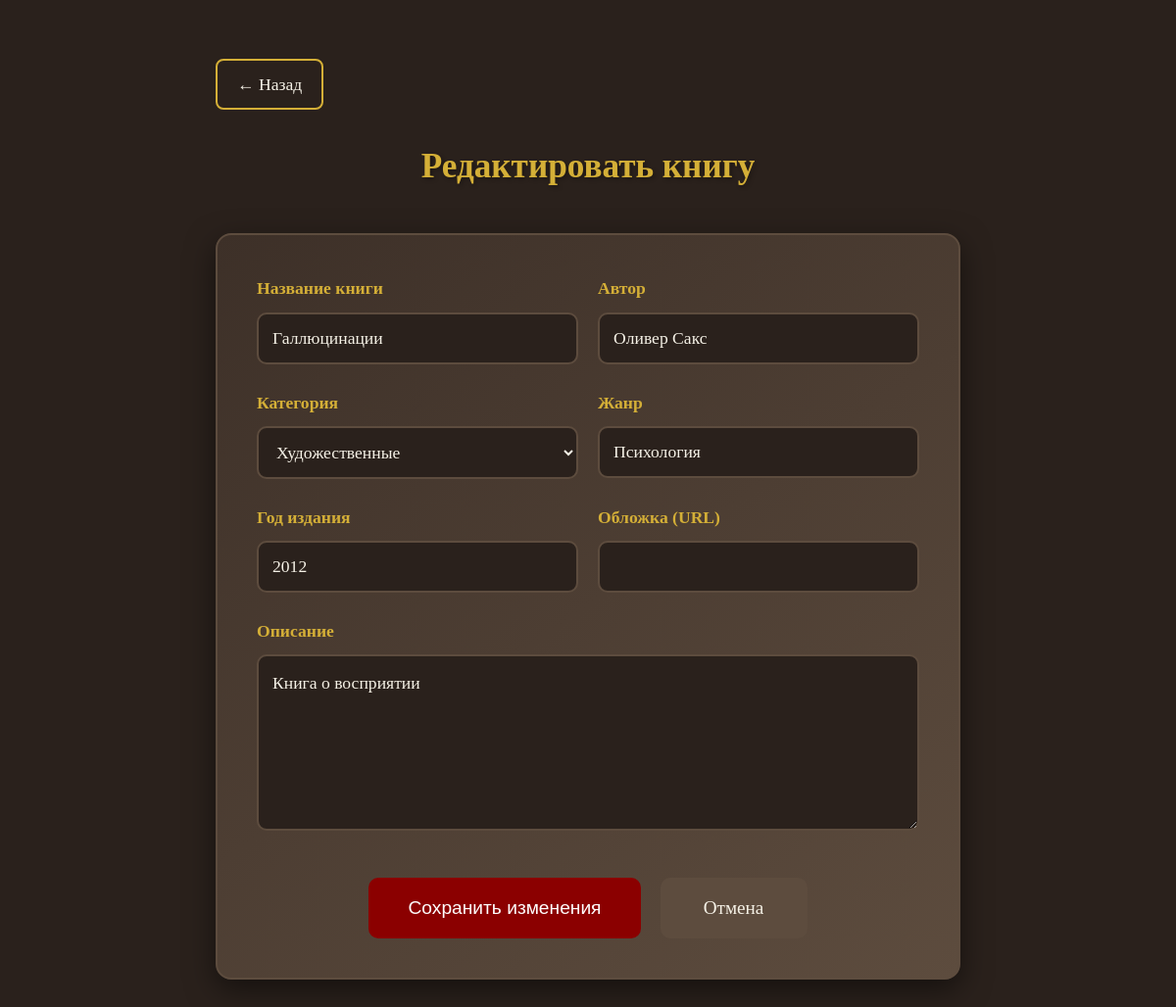
The app's page /book/2/edit, older data.
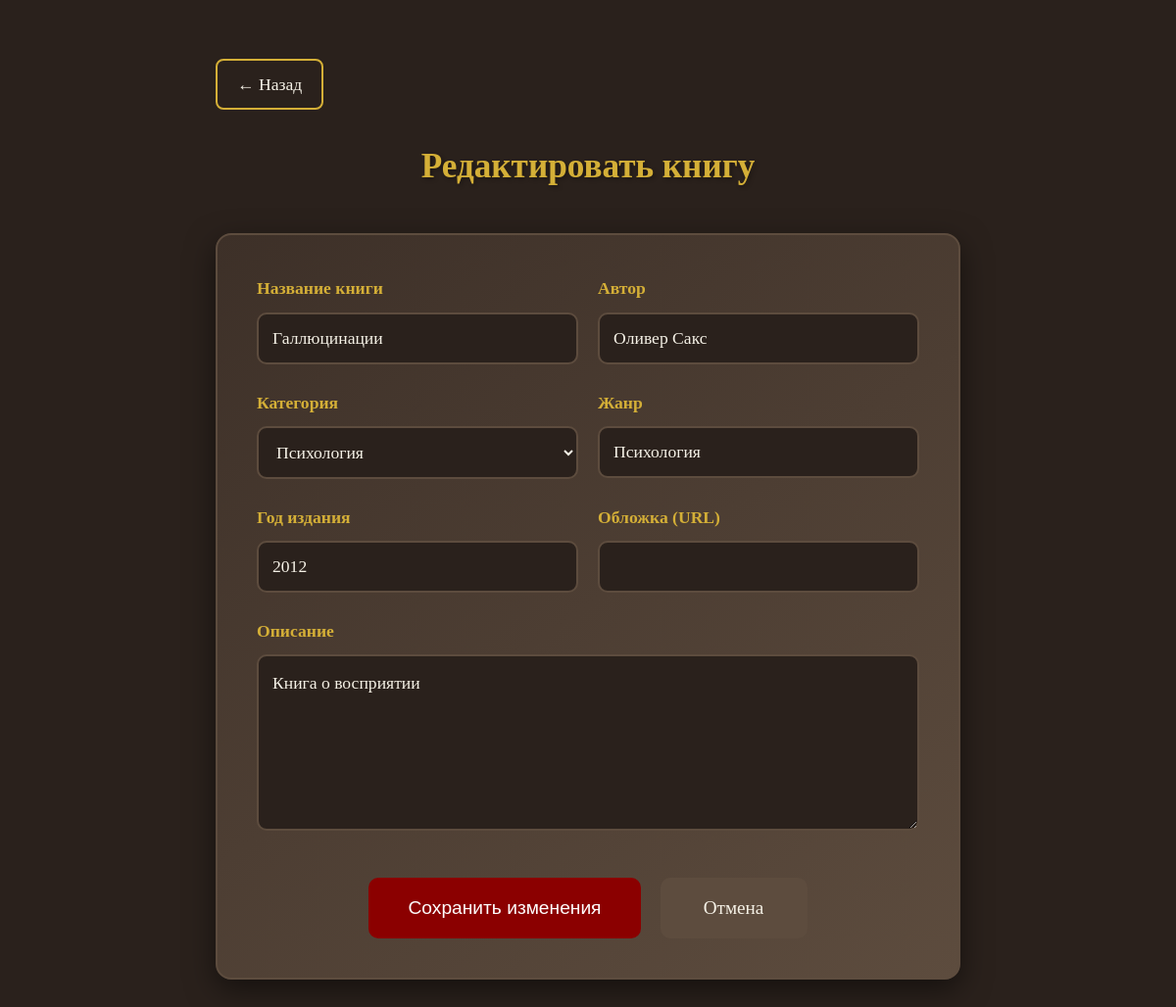
The same page, newer data.
### tables this page shows
CREATE TABLE books
                 (id INTEGER PRIMARY KEY AUTOINCREMENT,
                  title TEXT NOT NULL,
                  author TEXT NOT NULL,
                  year INTEGER,
                  genre TEXT,
                  category TEXT NOT NULL,
                  description TEXT,
                  cover TEXT,
                  is_read BOOLEAN DEFAULT FALSE);

### app.py (the view)
@app.route('/book/<int:book_id>/edit')
def edit_book(book_id):
    conn = get_db_connection()
    book = conn.execute('SELECT * FROM books WHERE id = ?', (book_id,)).fetchone()
    conn.close()
    if not book:
        return "Книга не найдена", 404
    return render_template('edit_book.html', book=book)

### app.py (called while the page is built)
def get_db_connection():
    conn = sqlite3.connect(DATABASE)
    conn.row_factory = sqlite3.Row
    return conn

### templates/edit_book.html (shortened to what this page needs)
<!DOCTYPE html>
<html lang="ru">
<head>
    <link rel="stylesheet" href="{{ url_for('static', filename='style.css') }}">
    <link rel="stylesheet" href="{{ url_for('static', filename='edit_book.css') }}">
</head>
<body>
    <div class="container edit-page">
        <a href="{{ url_for('book_detail', book_id=book.id) }}" class="back-btn">
            ← Назад
        </a>
        <h1 class="edit-title"> Редактировать книгу</h1>
        <div class="edit-form-container">
            <form action="{{ url_for('update_book', book_id=book.id) }}" method="POST">
                <div class="form-row">
                    <div class="form-group">
                        <label>Название книги</label>
                        <input type="text" name="title" value="{{ book.title }}" required>
                    </div>
                    <div class="form-group">
                        <label>Автор</label>
                        <input type="text" name="author" value="{{ book.author }}" required>
                    </div>
                </div>
                <div class="form-row">
                    <div class="form-group">
                        <label>Категория</label>
                        <select name="category" required>
                            <option value="Художественные" {% if book.category == 'Художественные' %}selected{% endif %}>Художественные</option>
                            <option value="Психология" {% if book.category == 'Психология' %}selected{% endif %}>Психология</option>
                        </select>
                    </div>
                    <div class="form-group">
                        <label>Жанр</label>
                        <input type="text" name="genre" value="{{ book.genre or '' }}">
                    </div>
                </div>
                <div class="form-row">
                    <div class="form-group">
                        <label>Год издания</label>
                        <input type="number" name="year" value="{{ book.year or '' }}">
                    </div>
                    <div class="form-group">
                        <label>Обложка (URL)</label>
                        <input type="text" name="cover" value="{{ book.cover or '' }}">
                    </div>
                </div>
                <div class="form-group full-width">
                    <label>Описание</label>
                    <textarea name="description" rows="5">{{ book.description or '' }}</textarea>
                </div>
                <div class="form-buttons">
                    <button type="submit" class="btn-save">Сохранить изменения</button>
                    <a href="{{ url_for('book_detail', book_id=book.id) }}" class="btn-cancel">Отмена</a>
                </div>
            </form>
        </div>
    </div>
</body>
</html>

Row changes from the older to the newer data that the page shows:
changed books "Галлюцинации": category "Художественные" → "Психология"
